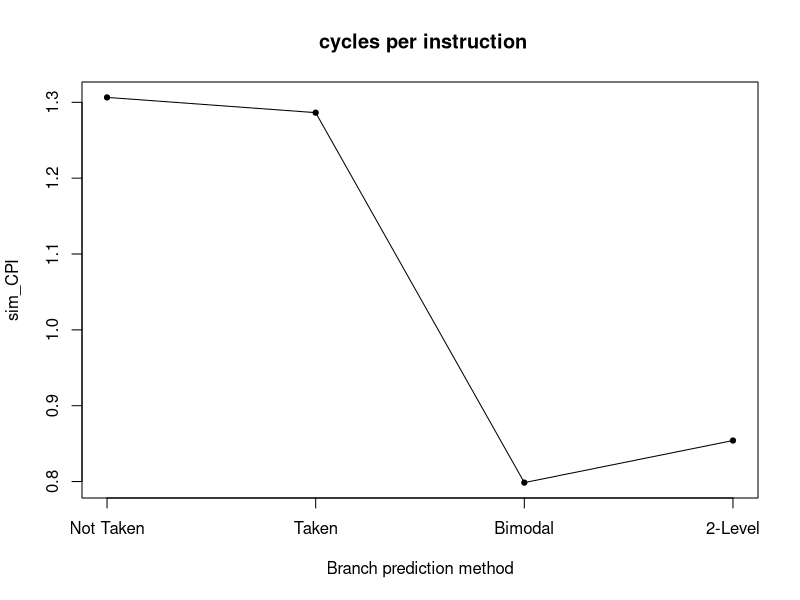
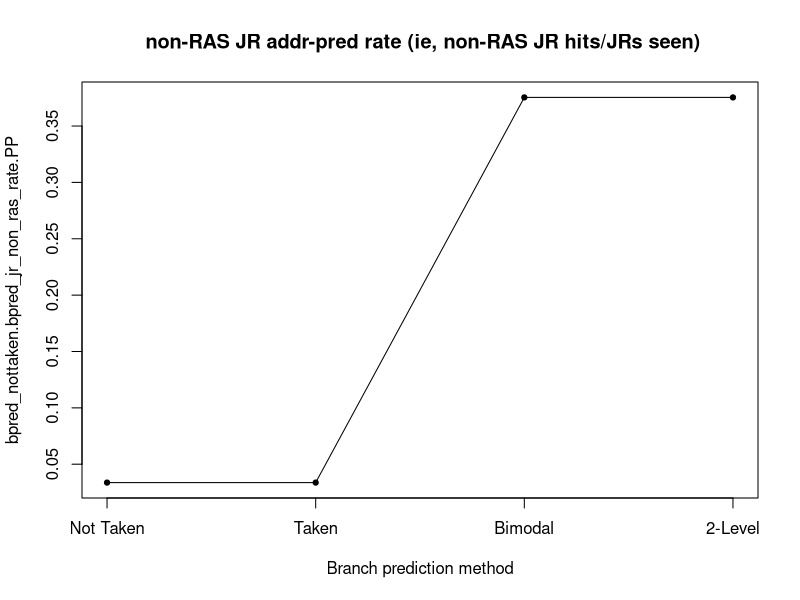
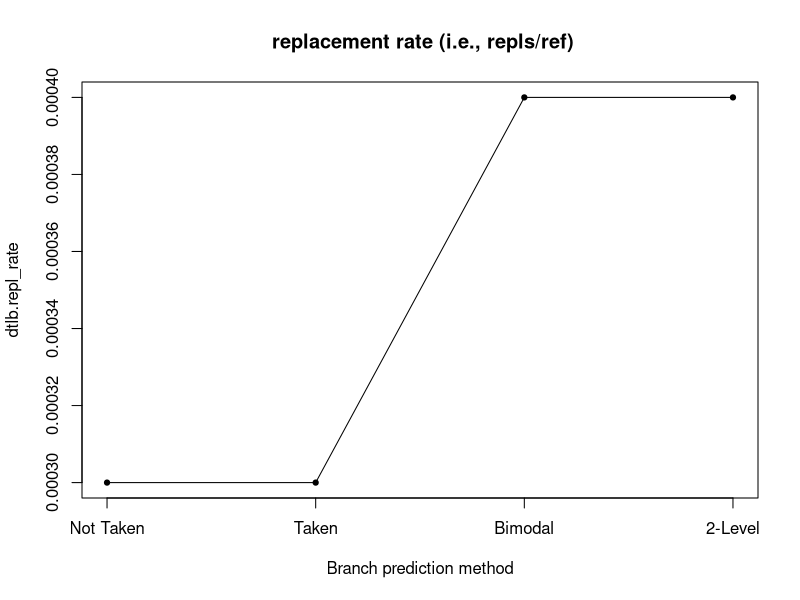
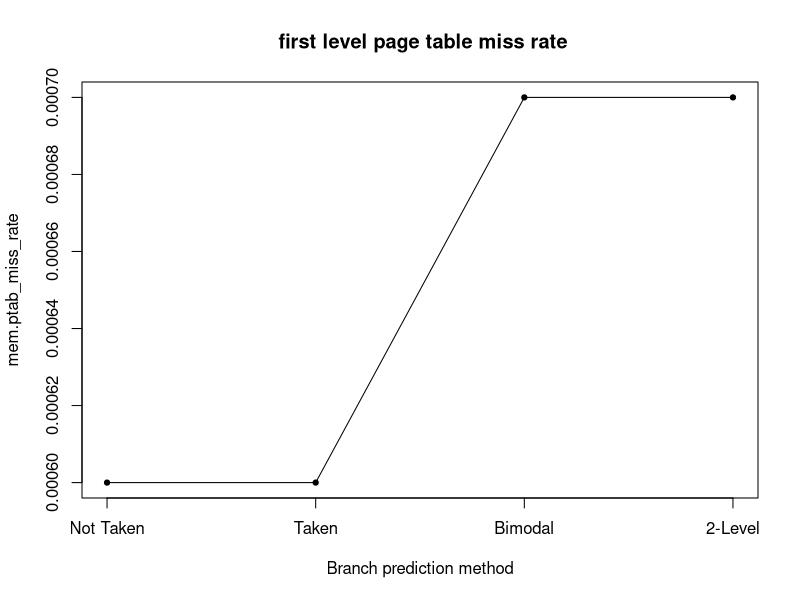
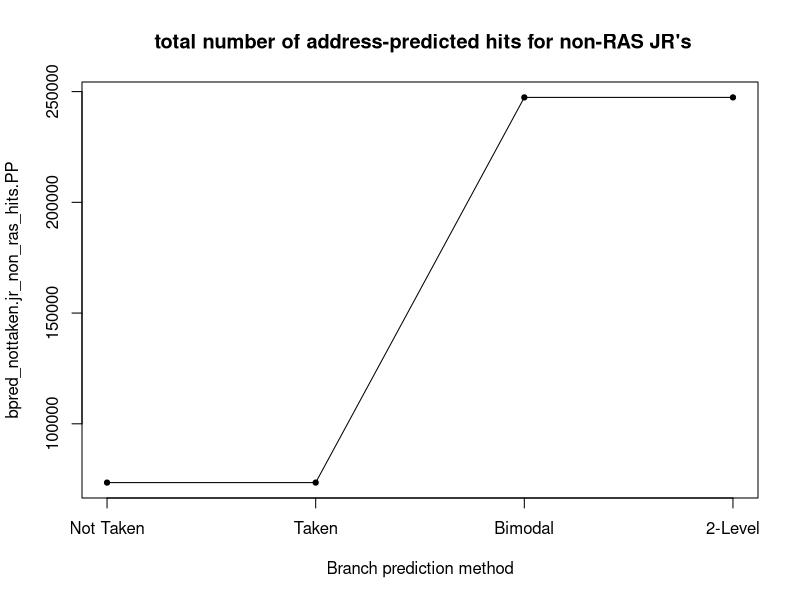
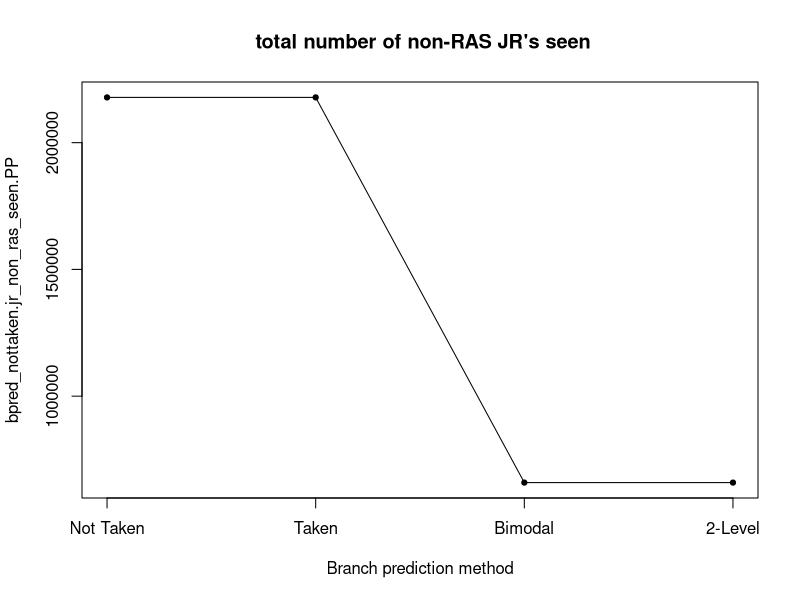
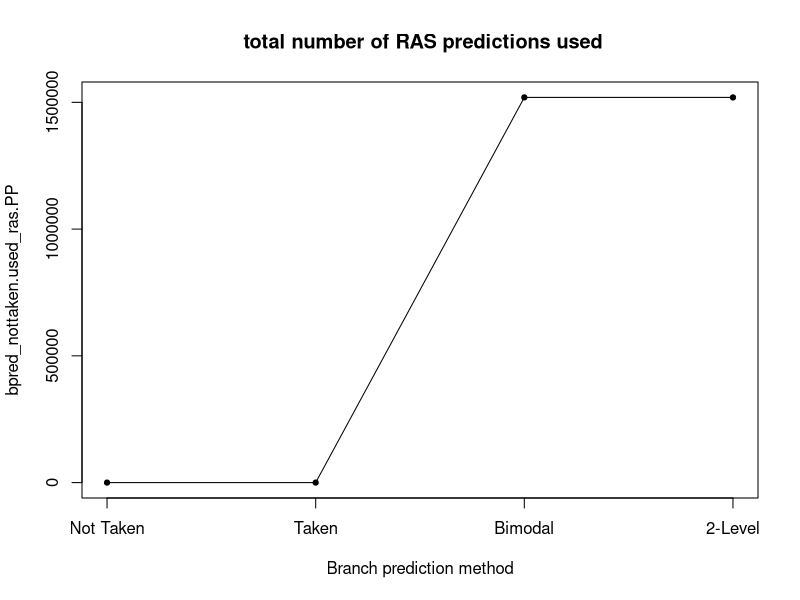
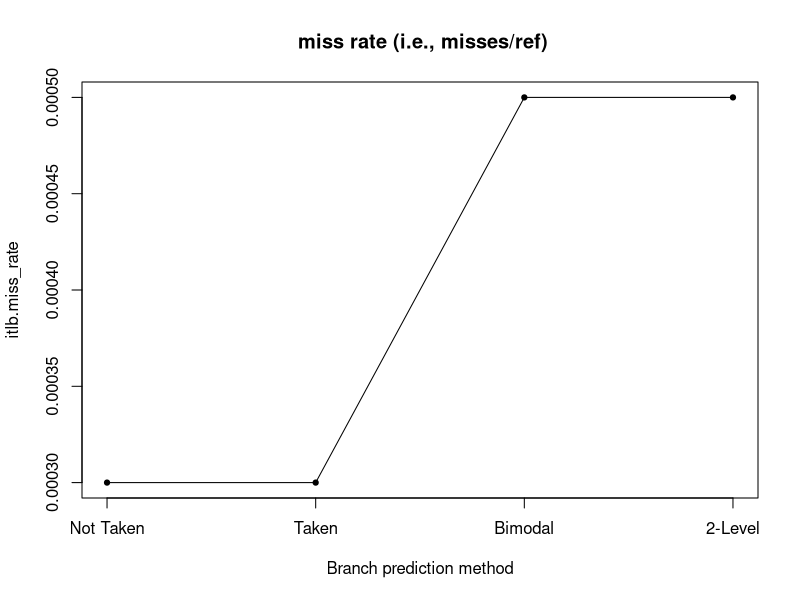

R code for these plots, in order:
start <- 219
top <- 10
xlab <- "Branch prediction method"
labels <- c('Not Taken','Taken','Bimodal','2-Level')

data <- readLines("Results/results_BPNT.txt") 
data <- data[start:length(data) - 1]
n <- length(data)
empty <- rep(0, n)
results <- data.frame(metric = empty, C1 = empty)
for(i in 1:n){
  result <- strsplit(strsplit(data[i], "#")[[1]][1], "\\s+")[[1]]
  results[i,1] <- result[1]
  results[i,2] <- as.numeric(result[2])
}
data <- readLines("Results/results_BPT.txt") 
data <- data[start:length(data) - 1]
results$C2 <- empty
for(i in 1:n){
  result <- strsplit(strsplit(data[i], "#")[[1]][1], "\\s+")[[1]]
  results[i,3] <- as.numeric(result[2])
}
data <- readLines("Results/results_BPBM.txt") 
data <- data[start:length(data) - 1]
results$C4 <- empty
for(i in 1:n){
  result <- strsplit(strsplit(data[i], "#")[[1]][1], "\\s+")[[1]]
  results[i,4] <- as.numeric(result[2])
}
data <- readLines("Results/results_BP2L.txt") 
data <- data[start:length(data) - 1]
results$C8 <- empty
results$desc <- empty
for(i in 1:n){
  result <- strsplit(strsplit(data[i], "#")[[1]][1], "\\s+")[[1]]
  results[i,5] <- as.numeric(result[2])
  results[i,6] <- strsplit(data[i], "#")[[1]][2]
}

plot(1:4,results[15,2:5],type='l',axes=F,ylab=results[15,1]
     ,main=results[15,6]
     ,xlab=xlab)
points(1:4,results[15,2:5],cex=0.7,pch=21,bg=1)
box()
axis(1,at=1:4,labels=labels)
axis(2)

results$min <- apply(results[,2:5],1,min)
results$max <- apply(results[,2:5],1,max)
results$range <- results$max - results$min
results$sd <- apply(results[,2:5],1,sd)
results$index <- results$sd / results$range

results <- results[with(results,order(-index)),]
write.csv(results,'Results/metrics_BP.csv',row.names = F)
results <- results[1:top,1:6]

for(i in 1:top){
  plot(1:4,results[i,2:5],type='l',axes=F,ylab=results[i,1]
       ,main=results[i,6]
       ,xlab=xlab)
  box()
  axis(1,at=1:4,labels=labels)
  axis(2)
  points(1:4,results[i,2:5],cex=0.7,pch=21,bg=1)
}